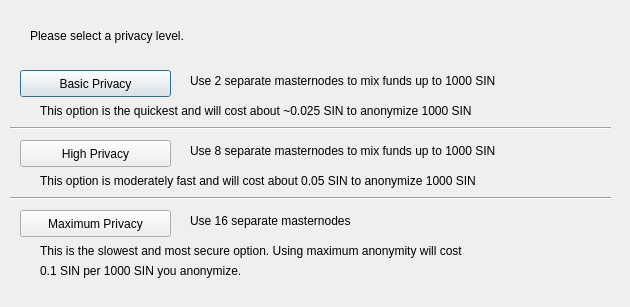
<?xml version="1.0" encoding="UTF-8"?>
<ui version="4.0">
 <class>DarksendConfig</class>
 <widget class="QDialog" name="DarksendConfig">
  <property name="geometry">
   <rect>
    <x>0</x>
    <y>0</y>
    <width>630</width>
    <height>307</height>
   </rect>
  </property>
  <property name="windowTitle">
   <string>Configure PrivateSend</string>
  </property>
  <widget class="QPushButton" name="buttonBasic">
   <property name="geometry">
    <rect>
     <x>20</x>
     <y>70</y>
     <width>151</width>
     <height>27</height>
    </rect>
   </property>
   <property name="text">
    <string>Basic Privacy</string>
   </property>
  </widget>
  <widget class="QPushButton" name="buttonHigh">
   <property name="geometry">
    <rect>
     <x>20</x>
     <y>140</y>
     <width>151</width>
     <height>27</height>
    </rect>
   </property>
   <property name="text">
    <string>High Privacy</string>
   </property>
  </widget>
  <widget class="QPushButton" name="buttonMax">
   <property name="geometry">
    <rect>
     <x>20</x>
     <y>210</y>
     <width>151</width>
     <height>27</height>
    </rect>
   </property>
   <property name="text">
    <string>Maximum Privacy</string>
   </property>
  </widget>
  <widget class="QLabel" name="label">
   <property name="geometry">
    <rect>
     <x>30</x>
     <y>20</y>
     <width>571</width>
     <height>31</height>
    </rect>
   </property>
   <property name="text">
    <string>Please select a privacy level.</string>
   </property>
  </widget>
  <widget class="QLabel" name="label_2">
   <property name="geometry">
    <rect>
     <x>190</x>
     <y>70</y>
     <width>421</width>
     <height>21</height>
    </rect>
   </property>
   <property name="text">
    <string>Use 2 separate masternodes to mix funds up to 1000 SIN</string>
   </property>
  </widget>
  <widget class="QLabel" name="label_3">
   <property name="geometry">
    <rect>
     <x>190</x>
     <y>140</y>
     <width>411</width>
     <height>21</height>
    </rect>
   </property>
   <property name="text">
    <string>Use 8 separate masternodes to mix funds up to 1000 SIN</string>
   </property>
  </widget>
  <widget class="QLabel" name="label_4">
   <property name="geometry">
    <rect>
     <x>190</x>
     <y>210</y>
     <width>421</width>
     <height>21</height>
    </rect>
   </property>
   <property name="text">
    <string>Use 16 separate masternodes</string>
   </property>
  </widget>
  <widget class="QLabel" name="label_6">
   <property name="geometry">
    <rect>
     <x>40</x>
     <y>100</y>
     <width>561</width>
     <height>21</height>
    </rect>
   </property>
   <property name="text">
    <string>This option is the quickest and will cost about ~0.025 SIN to anonymize 1000 SIN</string>
   </property>
  </widget>
  <widget class="QLabel" name="label_7">
   <property name="geometry">
    <rect>
     <x>40</x>
     <y>170</y>
     <width>561</width>
     <height>21</height>
    </rect>
   </property>
   <property name="text">
    <string>This option is moderately fast and will cost about 0.05 SIN to anonymize 1000 SIN</string>
   </property>
  </widget>
  <widget class="QLabel" name="label_8">
   <property name="geometry">
    <rect>
     <x>40</x>
     <y>240</y>
     <width>561</width>
     <height>21</height>
    </rect>
   </property>
   <property name="text">
    <string>This is the slowest and most secure option. Using maximum anonymity will cost</string>
   </property>
  </widget>
  <widget class="QLabel" name="label_9">
   <property name="geometry">
    <rect>
     <x>40</x>
     <y>260</y>
     <width>561</width>
     <height>21</height>
    </rect>
   </property>
   <property name="text">
    <string>0.1 SIN per 1000 SIN you anonymize.</string>
   </property>
  </widget>
  <widget class="Line" name="line">
   <property name="geometry">
    <rect>
     <x>10</x>
     <y>120</y>
     <width>601</width>
     <height>16</height>
    </rect>
   </property>
   <property name="orientation">
    <enum>Qt::Horizontal</enum>
   </property>
  </widget>
  <widget class="Line" name="line_2">
   <property name="geometry">
    <rect>
     <x>10</x>
     <y>190</y>
     <width>601</width>
     <height>16</height>
    </rect>
   </property>
   <property name="orientation">
    <enum>Qt::Horizontal</enum>
   </property>
  </widget>
 </widget>
 <resources/>
 <connections/>
</ui>
